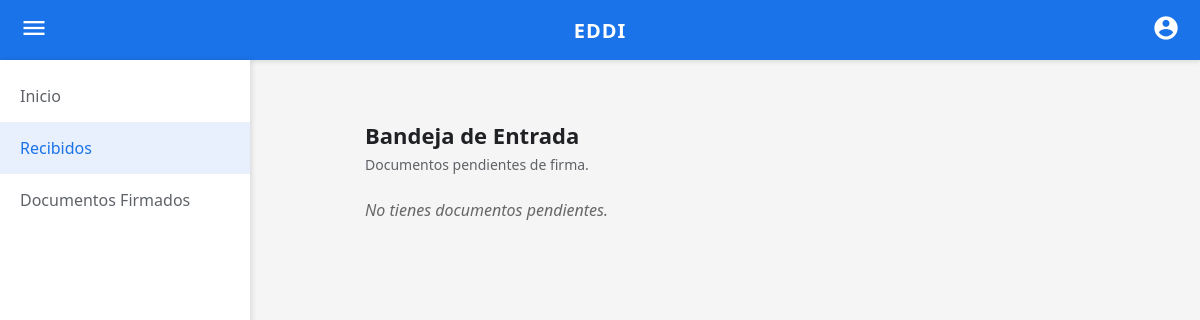
/recibidos (signed in), run on an earlier commit of the app's database.
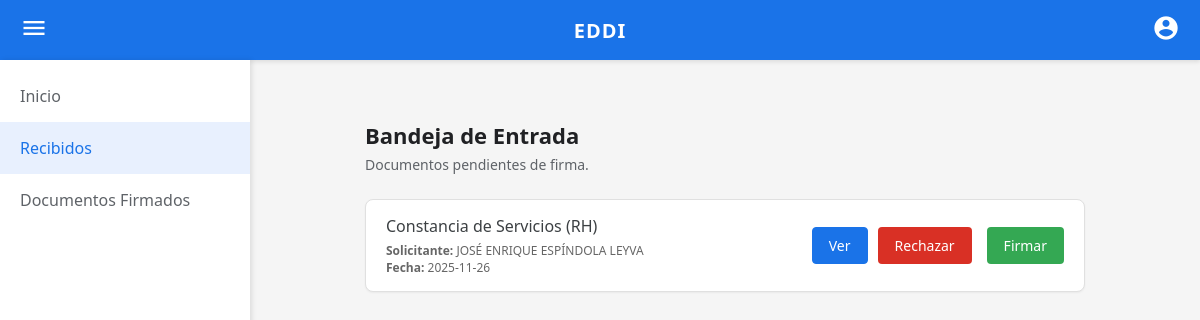
And on a later commit of the database.
### tables this page shows
CREATE TABLE SolicitudesDocumentos (
    id_solicitud INTEGER PRIMARY KEY AUTOINCREMENT,
    id_docente_solicitante INTEGER NOT NULL,
    id_usuario_destinatario INTEGER NOT NULL,
    tipo_documento TEXT NOT NULL,
    estado TEXT DEFAULT 'Pendiente', 
    fecha_solicitud TEXT DEFAULT (date('now')),
    fecha_firma TEXT,
    motivo_rechazo TEXT,
    FOREIGN KEY (id_docente_solicitante) REFERENCES Docentes(id_docente),
    FOREIGN KEY (id_usuario_destinatario) REFERENCES Usuarios(id_usuario)
);

CREATE TABLE Docentes (
    id_docente INTEGER PRIMARY KEY,
    nombre TEXT NOT NULL,
    apellidos TEXT NOT NULL,
    fecha_ingreso TEXT,
    id_departamento INTEGER NOT NULL,
    registro_cvu TEXT NULL UNIQUE,
    id_plaza INTEGER NOT NULL,
    id_institucion INTEGER NOT NULL,
    rfc TEXT UNIQUE,
    curp TEXT UNIQUE,
    sueldo_bruto DECIMAL(10,2),
    sueldo_letra TEXT,
    horario TEXT,
    estatus TEXT,
    FOREIGN KEY (id_departamento) REFERENCES Departamentos(id_departamento),
    FOREIGN KEY (id_plaza) REFERENCES Plazas(id_plaza),
    FOREIGN KEY (id_institucion) REFERENCES Instituciones(id_institucion)
);

### app.py (the view)
@app.route('/recibidos')
def recibidos():
    if 'user_id' not in session or session.get('rol') != 'jefe':
        return redirect(url_for('dashboard'))
    destinatario_id = session['user_id']
    conn = get_db_connection()
    cursor = conn.cursor()
    query = """
        SELECT s.*, d.nombre, d.apellidos
        FROM SolicitudesDocumentos s
        JOIN Docentes d ON s.id_docente_solicitante = d.id_docente
        WHERE s.id_usuario_destinatario = ? AND s.estado LIKE 'Pendiente%'
    """
    cursor.execute(query, (destinatario_id,))
    solicitudes = cursor.fetchall()
    conn.close()
    datos_jefe = obtener_datos_docente_completo(destinatario_id)
    return render_template('recibidos.html', docente=datos_jefe, solicitudes=solicitudes)

### app.py (called while the page is built)
def get_db_connection():
    base_dir = os.path.abspath(os.path.dirname(__file__))
    db_path = os.path.join(base_dir, 'EDDI.db')
    conn = sqlite3.connect(db_path)
    conn.row_factory = sqlite3.Row
    return conn

def obtener_datos_docente_completo(user_id):
    conn = get_db_connection()
    cursor = conn.cursor()
    query = """
        SELECT d.*, i.nombre_institucion, p.nombre_plaza, p.clave_presupuestal, dept.nombre AS departamento
        FROM Docentes d
        JOIN Instituciones i ON d.id_institucion = i.id_institucion
        JOIN Plazas p ON d.id_plaza = p.id_plaza
        JOIN Departamentos dept ON d.id_departamento = dept.id_departamento
        WHERE d.id_docente = ?
    """
    cursor.execute(query, (user_id,))
    datos = cursor.fetchone()
    conn.close()
    return datos

### templates/recibidos.html (shortened to what this page needs)
<!DOCTYPE html>
<html lang="es">
<head>
    <link rel="stylesheet" href="{{ url_for('static', filename='dashboard.css') }}">
</head>
<body>
    <header class="main-header">
        <div class="icon-container" id="menu-toggle-btn">
            <span class="material-icons">menu</span>
        </div>
        <div class="logo-text">EDDI</div>
        <div class="icon-container">
            <span class="material-icons">account_circle</span>
        </div>
    </header>
    <div id="sidebar" class="sidebar show">
        <a href="{{ url_for('dashboard') }}" class="sidebar-link">Inicio</a>
        <a href="{{ url_for('recibidos') }}" class="sidebar-link active">Recibidos</a>
        <a href="{{ url_for('documentos_firmados') }}" class="sidebar-link">Documentos Firmados</a>
    </div>
    <main class="main-content-fixed">
        <div class="docs-container">
            <h2>Bandeja de Entrada</h2>
            <p class="subtitle">Documentos pendientes de firma.</p>
            <div class="docs-list">
                {% if solicitudes %}
                    {% for sol in solicitudes %}
                    <div class="doc-item">
                        <div style="display:flex; flex-direction:column;">
                            <span class="doc-name">
                                {% if sol.tipo_documento == 'constancia_rh' %}Constancia de Servicios (RH){% endif %}
                            </span>
                            <span style="font-size: 12px; color: #666; margin-top: 5px;">
                                <b>Solicitante:</b> {{ sol.nombre }} {{ sol.apellidos }} <br>
                                <b>Fecha:</b> {{ sol.fecha_solicitud }}
                            </span>
                        </div>
                        <div class="doc-buttons">
                            <a href="{{ url_for('ver_documento', tipo=sol.tipo_documento, id_solicitud=sol.id_solicitud, v=sol.id_solicitud) }}" target="_blank" class="btn-preview">
                                Ver
                            </a>
                            <button class="btn-download" style="background-color: #d93025; color: white; margin-right: 5px;" onclick="abrirModalRechazo('{{ sol.id_solicitud }}')">
                                Rechazar
                            </button>
                            <button class="btn-download" style="background-color: #34a853; color: white;" onclick="abrirModalFirma('{{ sol.id_solicitud }}')">
                                Firmar
                            </button>
                        </div>
                    </div>
                    {% endfor %}
                {% else %}
                    <div class="docs-list-placeholder">
                        <p style="color: #666; font-style: italic;">No tienes documentos pendientes.</p>
                    </div>
                {% endif %}
            </div>
        </div>
    </main>
</body>
</html>

What changed in the data, as far as the page shows it:
added SolicitudesDocumentos: tipo_documento "Constancia de Servicios (RH)", nombre "JOSÉ ENRIQUE", apellidos "ESPÍNDOLA LEYVA", fecha_solicitud "2025-11-26"
Also different on the page:
text no longer shown: "No tienes documentos pendientes."
